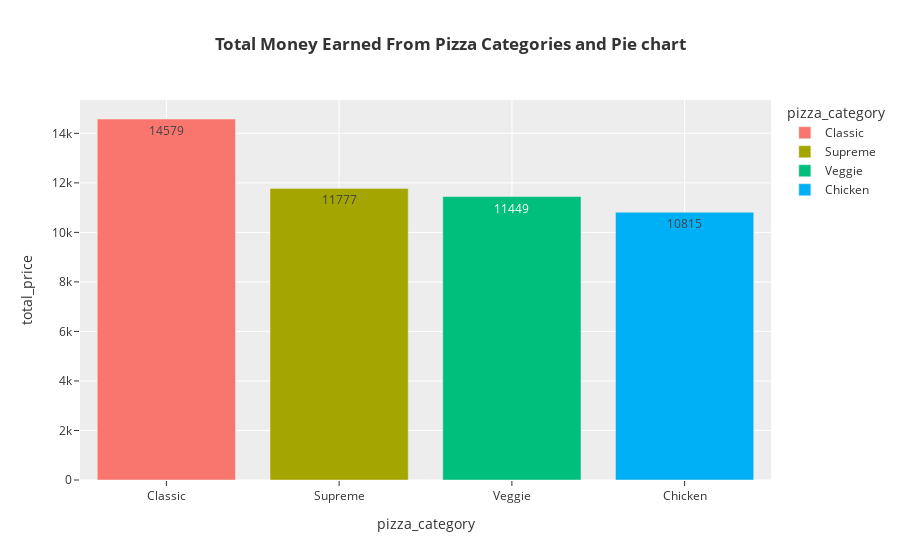
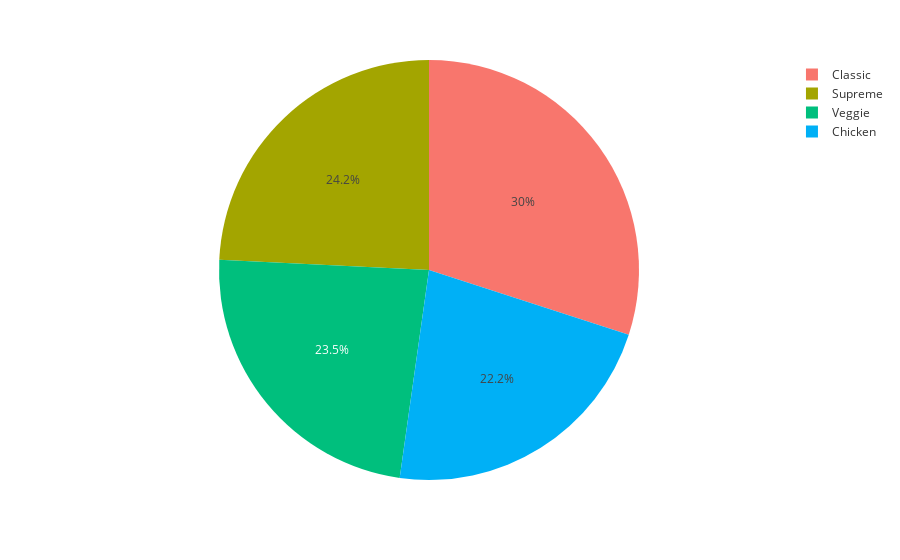

Source (notebook cell) for these figures, in order:
### Code cell


### Figure 1 — Plotly figure (JSON) as saved in the notebook; plotly's stock layout.template omitted (floating-point values rounded to 4 significant figures)
{"data": [{"alignmentgroup": "True", "hovertemplate": "pizza_category=%{x}<br>total_price=%{text}<extra></extra>", "legendgroup": "Classic", "marker": {"color": "#F8766D", "pattern": {"shape": ""}}, "name": "Classic", "offsetgroup": "Classic", "orientation": "v", "showlegend": true, "text": [14579], "textposition": "auto", "type": "bar", "x": ["Classic"], "xaxis": "x", "y": [14579], "yaxis": "y"}, {"alignmentgroup": "True", "hovertemplate": "pizza_category=%{x}<br>total_price=%{text}<extra></extra>", "legendgroup": "Supreme", "marker": {"color": "#A3A500", "pattern": {"shape": ""}}, "name": "Supreme", "offsetgroup": "Supreme", "orientation": "v", "showlegend": true, "text": [11777], "textposition": "auto", "type": "bar", "x": ["Supreme"], "xaxis": "x", "y": [11777], "yaxis": "y"}, {"alignmentgroup": "True", "hovertemplate": "pizza_category=%{x}<br>total_price=%{text}<extra></extra>", "legendgroup": "Veggie", "marker": {"color": "#00BF7D", "pattern": {"shape": ""}}, "name": "Veggie", "offsetgroup": "Veggie", "orientation": "v", "showlegend": true, "text": [11449], "textposition": "auto", "type": "bar", "x": ["Veggie"], "xaxis": "x", "y": [11449], "yaxis": "y"}, {"alignmentgroup": "True", "hovertemplate": "pizza_category=%{x}<br>total_price=%{text}<extra></extra>", "legendgroup": "Chicken", "marker": {"color": "#00B0F6", "pattern": {"shape": ""}}, "name": "Chicken", "offsetgroup": "Chicken", "orientation": "v", "showlegend": true, "text": [10815], "textposition": "auto", "type": "bar", "x": ["Chicken"], "xaxis": "x", "y": [10815], "yaxis": "y"}], "layout": {"barmode": "relative", "legend": {"title": {"text": "pizza_category"}, "tracegroupgap": 0}, "title": {"text": "<b>Total Money Earned From Pizza Categories and Pie chart</b> "}, "xaxis": {"anchor": "y", "categoryarray": ["Classic", "Supreme", "Veggie", "Chicken"], "categoryorder": "array", "domain": [0, 1], "title": {"text": "pizza_category"}}, "yaxis": {"anchor": "x", "domain": [0, 1], "title": {"text": "total_price"}}}}

### Figure 2 — Plotly figure (JSON) as saved in the notebook; plotly's stock layout.template omitted (floating-point values rounded to 4 significant figures)
{"data": [{"domain": {"x": [0, 1], "y": [0, 1]}, "hovertemplate": "pizza_category=%{label}<br>value=%{value}<extra></extra>", "labels": ["Classic", "Supreme", "Veggie", "Chicken"], "legendgroup": "", "name": "", "showlegend": true, "type": "pie", "values": [14579, 11777, 11449, 10815]}], "layout": {"legend": {"tracegroupgap": 0}, "margin": {"t": 60}}}
